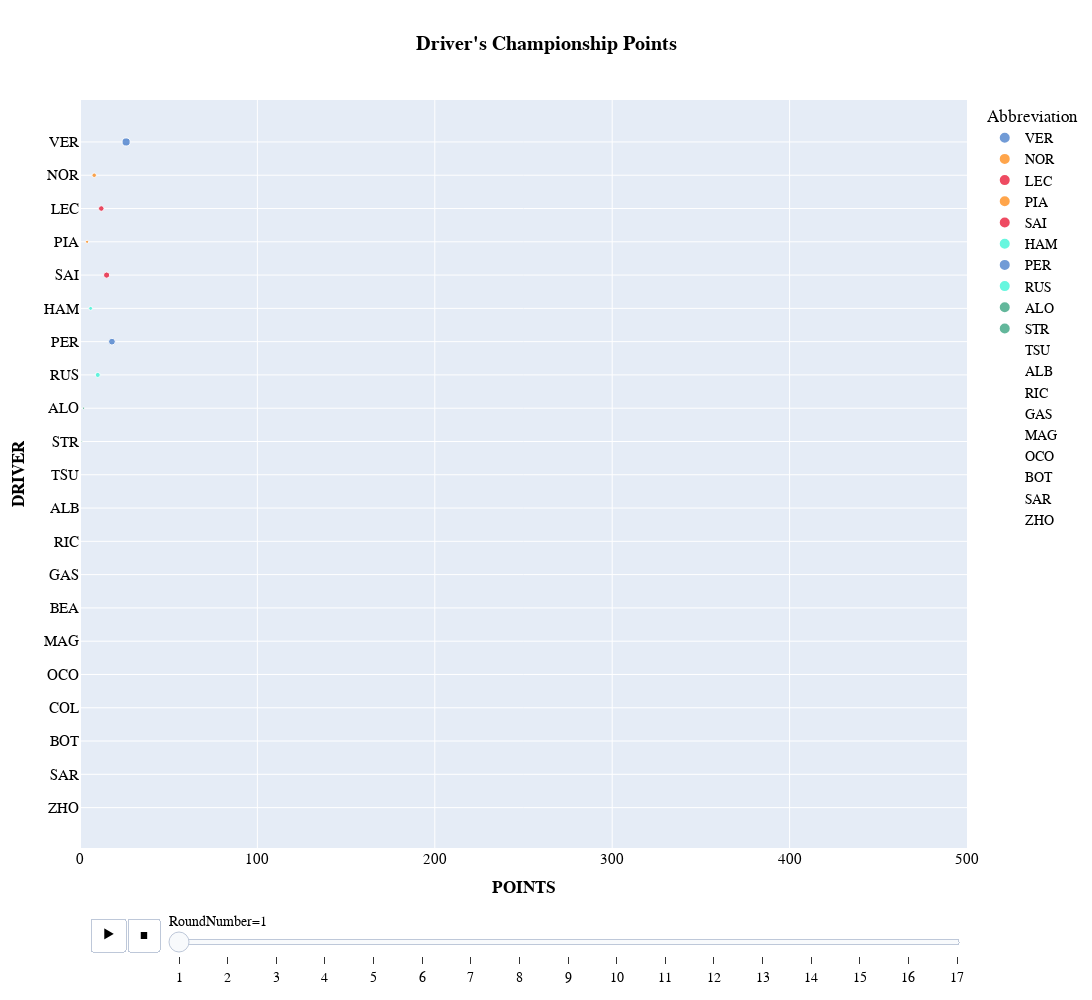

This figure's notebook cell:
### Code cell
fig=px.scatter(
    points_table,
    y="Abbreviation",
    x='cumsum',
    color='Abbreviation',
    # text="cumsum",
    title="<b>Driver's Championship Points</b>",
    height=1000, width=1200,
    animation_frame="RoundNumber",
    animation_group="Abbreviation",
    range_x=[0,500],
    # range_y=[0,500],
    size='cumsum',
    # text='cumsum',

           color_discrete_map={
                 "ALB": "#64C4FF",
                 "ALO": "#229971",
                 "BOT": "#52e252",
                 "GAS": "#0093cc",
                 "HAM": "#27F4D2",
                 "HUL": "#B6BABD",
                 "LEC": "#E80020",
                 "MAG": "#B6BABD",
                 "NOR": "#FF8000",
                 "OCO": "#0093cc",
                 "PER": "#3671C6",
                 "PIA": "#FF8000",
                 "RIC": "#6692FF",
                 "RUS": "#27F4D2",
                 "SAI": "#E80020",
                 "SAR": "#37BEDD",
                 "STR": "#229971",
                 "TSU": "#6692FF",
                 "VER": "#3671C6",
                 "ZHO": "#52e252"
          }
)
fig.update_layout(
    title_x=0.5,
    hoverlabel=dict(
        bgcolor="white",
        font_size=16,
        font_family="PT Sans Narrow"
    ),
    xaxis_title="<b>POINTS</b>",
    yaxis_title="<b>DRIVER</b>",
    yaxis = dict(tickfont = dict(size=15)),
    xaxis = dict(tickfont = dict(size=15)),
    font=dict(
        family="PT Sans Narrow",
        size=14,
        color="Black"
    ),
    title_font_family="PT Sans Narrow"
#  "Arial", "Balto", "Courier New", "Droid Sans", "Droid Serif", "Droid Sans Mono", "Gravitas One", "Old Standard TT", "Open Sans", "Overpass", "PT Sans Narrow", "Raleway", "Times New Roman"
)

fig.show()

### Figure 1 — Plotly figure (JSON) as saved in the notebook; plotly's stock layout.template omitted (floating-point values rounded to 4 significant figures)
{"data": [{"hovertemplate": "Abbreviation=%{y}<br>RoundNumber=1<br>cumsum=%{marker.size}<extra></extra>", "ids": ["VER"], "legendgroup": "VER", "marker": {"color": "#3671C6", "size": [26], "sizemode": "area", "sizeref": 0.7825, "symbol": "circle"}, "mode": "markers", "name": "VER", "orientation": "h", "showlegend": true, "type": "scatter", "x": [26], "xaxis": "x", "y": ["VER"], "yaxis": "y"}, {"hovertemplate": "Abbreviation=%{y}<br>RoundNumber=1<br>cumsum=%{marker.size}<extra></extra>", "ids": ["NOR"], "legendgroup": "NOR", "marker": {"color": "#FF8000", "size": [8], "sizemode": "area", "sizeref": 0.7825, "symbol": "circle"}, "mode": "markers", "name": "NOR", "orientation": "h", "showlegend": true, "type": "scatter", "x": [8], "xaxis": "x", "y": ["NOR"], "yaxis": "y"}, {"hovertemplate": "Abbreviation=%{y}<br>RoundNumber=1<br>cumsum=%{marker.size}<extra></extra>", "ids": ["LEC"], "legendgroup": "LEC", "marker": {"color": "#E80020", "size": [12], "sizemode": "area", "sizeref": 0.7825, "symbol": "circle"}, "mode": "markers", "name": "LEC", "orientation": "h", "showlegend": true, "type": "scatter", "x": [12], "xaxis": "x", "y": ["LEC"], "yaxis": "y"}, {"hovertemplate": "Abbreviation=%{y}<br>RoundNumber=1<br>cumsum=%{marker.size}<extra></extra>", "ids": ["PIA"], "legendgroup": "PIA", "marker": {"color": "#FF8000", "size": [4], "sizemode": "area", "sizeref": 0.7825, "symbol": "circle"}, "mode": "markers", "name": "PIA", "orientation": "h", "showlegend": true, "type": "scatter", "x": [4], "xaxis": "x", "y": ["PIA"], "yaxis": "y"}, {"hovertemplate": "Abbreviation=%{y}<br>RoundNumber=1<br>cumsum=%{marker.size}<extra></extra>", "ids": ["SAI"], "legendgroup": "SAI", "marker": {"color": "#E80020", "size": [15], "sizemode": "area", "sizeref": 0.7825, "symbol": "circle"}, "mode": "markers", "name": "SAI", "orientation": "h", "showlegend": true, "type": "scatter", "x": [15], "xaxis": "x", "y": ["SAI"], "yaxis": "y"}, {"hovertemplate": "Abbreviation=%{y}<br>RoundNumber=1<br>cumsum=%{marker.size}<extra></extra>", "ids": ["HAM"], "legendgroup": "HAM", "marker": {"color": "#27F4D2", "size": [6], "sizemode": "area", "sizeref": 0.7825, "symbol": "circle"}, "mode": "markers", "name": "HAM", "orientation": "h", "showlegend": true, "type": "scatter", "x": [6], "xaxis": "x", "y": ["HAM"], "yaxis": "y"}, {"hovertemplate": "Abbreviation=%{y}<br>RoundNumber=1<br>cumsum=%{marker.size}<extra></extra>", "ids": ["PER"], "legendgroup": "PER", "marker": {"color": "#3671C6", "size": [18], "sizemode": "area", "sizeref": 0.7825, "symbol": "circle"}, "mode": "markers", "name": "PER", "orientation": "h", "showlegend": true, "type": "scatter", "x": [18], "xaxis": "x", "y": ["PER"], "yaxis": "y"}, {"hovertemplate": "Abbreviation=%{y}<br>RoundNumber=1<br>cumsum=%{marker.size}<extra></extra>", "ids": ["RUS"], "legendgroup": "RUS", "marker": {"color": "#27F4D2", "size": [10], "sizemode": "area", "sizeref": 0.7825, "symbol": "circle"}, "mode": "markers", "name": "RUS", "orientation": "h", "showlegend": true, "type": "scatter", "x": [10], "xaxis": "x", "y": ["RUS"], "yaxis": "y"}, {"hovertemplate": "Abbreviation=%{y}<br>RoundNumber=1<br>cumsum=%{marker.size}<extra></extra>", "ids": ["ALO"], "legendgroup": "ALO", "marker": {"color": "#229971", "size": [2], "sizemode": "area", "sizeref": 0.7825, "symbol": "circle"}, "mode": "markers", "name": "ALO", "orientation": "h", "showlegend": true, "type": "scatter", "x": [2], "xaxis": "x", "y": ["ALO"], "yaxis": "y"}, {"hovertemplate": "Abbreviation=%{y}<br>RoundNumber=1<br>cumsum=%{marker.size}<extra></extra>", "ids": ["STR"], "legendgroup": "STR", "marker": {"color": "#229971", "size": [1], "sizemode": "area", "sizeref": 0.7825, "symbol": "circle"}, "mode": "markers", "name": "STR", "orientation": "h", "showlegend": true, "type": "scatter", "x": [1], "xaxis": "x", "y": ["STR"], "yaxis": "y"}, {"hovertemplate": "Abbreviation=%{y}<br>RoundNumber=1<br>cumsum=%{marker.size}<extra></extra>", "ids": ["TSU"], "legendgroup": "TSU", "marker": {"color": "#6692FF", "size": [0], "sizemode": "area", "sizeref": 0.7825, "symbol": "circle"}, "mode": "markers", "name": "TSU", "orientation": "h", "showlegend": true, "type": "scatter", "x": [0], "xaxis": "x", "y": ["TSU"], "yaxis": "y"}, {"hovertemplate": "Abbreviation=%{y}<br>RoundNumber=1<br>cumsum=%{marker.size}<extra></extra>", "ids": ["ALB"], "legendgroup": "ALB", "marker": {"color": "#64C4FF", "size": [0], "sizemode": "area", "sizeref": 0.7825, "symbol": "circle"}, "mode": "markers", "name": "ALB", "orientation": "h", "showlegend": true, "type": "scatter", "x": [0], "xaxis": "x", "y": ["ALB"], "yaxis": "y"}, {"hovertemplate": "Abbreviation=%{y}<br>RoundNumber=1<br>cumsum=%{marker.size}<extra></extra>", "ids": ["RIC"], "legendgroup": "RIC", "marker": {"color": "#6692FF", "size": [0], "sizemode": "area", "sizeref": 0.7825, "symbol": "circle"}, "mode": "markers", "name": "RIC", "orientation": "h", "showlegend": true, "type": "scatter", "x": [0], "xaxis": "x", "y": ["RIC"], "yaxis": "y"}, {"hovertemplate": "Abbreviation=%{y}<br>RoundNumber=1<br>cumsum=%{marker.size}<extra></extra>", "ids": ["GAS"], "legendgroup": "GAS", "marker": {"color": "#0093cc", "size": [0], "sizemode": "area", "sizeref": 0.7825, "symbol": "circle"}, "mode": "markers", "name": "GAS", "orientation": "h", "showlegend": true, "type": "scatter", "x": [0], "xaxis": "x", "y": ["GAS"], "yaxis": "y"}, {"hovertemplate": "Abbreviation=%{y}<br>RoundNumber=1<br>cumsum=%{marker.size}<extra></extra>", "ids": ["MAG"], "legendgroup": "MAG", "marker": {"color": "#B6BABD", "size": [0], "sizemode": "area", "sizeref": 0.7825, "symbol": "circle"}, "mode": "markers", "name": "MAG", "orientation": "h", "showlegend": true, "type": "scatter", "x": [0], "xaxis": "x", "y": ["MAG"], "yaxis": "y"}, {"hovertemplate": "Abbreviation=%{y}<br>RoundNumber=1<br>cumsum=%{marker.size}<extra></extra>", "ids": ["OCO"], "legendgroup": "OCO", "marker": {"color": "#0093cc", "size": [0], "sizemode": "area", "sizeref": 0.7825, "symbol": "circle"}, "mode": "markers", "name": "OCO", "orientation": "h", "showlegend": true, "type": "scatter", "x": [0], "xaxis": "x", "y": ["OCO"], "yaxis": "y"}, {"hovertemplate": "Abbreviation=%{y}<br>RoundNumber=1<br>cumsum=%{marker.size}<extra></extra>", "ids": ["BOT"], "legendgroup": "BOT", "marker": {"color": "#52e252", "size": [0], "sizemode": "area", "sizeref": 0.7825, "symbol": "circle"}, "mode": "markers", "name": "BOT", "orientation": "h", "showlegend": true, "type": "scatter", "x": [0], "xaxis": "x", "y": ["BOT"], "yaxis": "y"}, {"hovertemplate": "Abbreviation=%{y}<br>RoundNumber=1<br>cumsum=%{marker.size}<extra></extra>", "ids": ["SAR"], "legendgroup": "SAR", "marker": {"color": "#37BEDD", "size": [0], "sizemode": "area", "sizeref": 0.7825, "symbol": "circle"}, "mode": "markers", "name": "SAR", "orientation": "h", "showlegend": true, "type": "scatter", "x": [0], "xaxis": "x", "y": ["SAR"], "yaxis": "y"}, {"hovertemplate": "Abbreviation=%{y}<br>RoundNumber=1<br>cumsum=%{marker.size}<extra></extra>", "ids": ["ZHO"], "legendgroup": "ZHO", "marker": {"color": "#52e252", "size": [0], "sizemode": "area", "sizeref": 0.7825, "symbol": "circle"}, "mode": "markers", "name": "ZHO", "orientation": "h", "showlegend": true, "type": "scatter", "x": [0], "xaxis": "x", "y": ["ZHO"], "yaxis": "y"}], "layout": {"font": {"color": "Black", "family": "PT Sans Narrow", "size": 14}, "height": 1000, "hoverlabel": {"bgcolor": "white", "font": {"family": "PT Sans Narrow", "size": 16}}, "legend": {"itemsizing": "constant", "title": {"text": "Abbreviation"}, "tracegroupgap": 0}, "sliders": [{"active": 0, "currentvalue": {"prefix": "RoundNumber="}, "len": 0.9, "pad": {"b": 10, "t": 60}, "steps": [{"args": [["1"], {"frame": {"duration": 0, "redraw": false}, "fromcurrent": true, "mode": "immediate", "transition": {"duration": 0, "easing": "linear"}}], "label": "1", "method": "animate"}, {"args": [["2"], {"frame": {"duration": 0, "redraw": false}, "fromcurrent": true, "mode": "immediate", "transition": {"duration": 0, "easing": "linear"}}], "label": "2", "method": "animate"}, {"args": [["3"], {"frame": {"duration": 0, "redraw": false}, "fromcurrent": true, "mode": "immediate", "transition": {"duration": 0, "easing": "linear"}}], "label": "3", "method": "animate"}, {"args": [["4"], {"frame": {"duration": 0, "redraw": false}, "fromcurrent": true, "mode": "immediate", "transition": {"duration": 0, "easing": "linear"}}], "label": "4", "method": "animate"}, {"args": [["5"], {"frame": {"duration": 0, "redraw": false}, "fromcurrent": true, "mode": "immediate", "transition": {"duration": 0, "easing": "linear"}}], "label": "5", "method": "animate"}, {"args": [["6"], {"frame": {"duration": 0, "redraw": false}, "fromcurrent": true, "mode": "immediate", "transition": {"duration": 0, "easing": "linear"}}], "label": "6", "method": "animate"}, {"args": [["7"], {"frame": {"duration": 0, "redraw": false}, "fromcurrent": true, "mode": "immediate", "transition": {"duration": 0, "easing": "linear"}}], "label": "7", "method": "animate"}, {"args": [["8"], {"frame": {"duration": 0, "redraw": false}, "fromcurrent": true, "mode": "immediate", "transition": {"duration": 0, "easing": "linear"}}], "label": "8", "method": "animate"}, {"args": [["9"], {"frame": {"duration": 0, "redraw": false}, "fromcurrent": true, "mode": "immediate", "transition": {"duration": 0, "easing": "linear"}}], "label": "9", "method": "animate"}, {"args": [["10"], {"frame": {"duration": 0, "redraw": false}, "fromcurrent": true, "mode": "immediate", "transition": {"duration": 0, "easing": "linear"}}], "label": "10", "method": "animate"}, {"args": [["11"], {"frame": {"duration": 0, "redraw": false}, "fromcurrent": true, "mode": "immediate", "transition": {"duration": 0, "easing": "linear"}}], "label": "11", "method": "animate"}, {"args": [["12"], {"frame": {"duration": 0, "redraw": false}, "fromcurrent": true, "mode": "immediate", "transition": {"duration": 0, "easing": "linear"}}], "label": "12", "method": "animate"}, {"args": [["13"], {"frame": {"duration": 0, "redraw": false}, "fromcurrent": true, "mode": "immediate", "transition": {"duration": 0, "easing": "linear"}}], "label": "13", "method": "animate"}, {"args": [["14"], {"frame": {"duration": 0, "redraw": false}, "fromcurrent": true, "mode": "immediate", "transition": {"duration": 0, "easing": "linear"}}], "label": "14", "method": "animate"}, {"args": [["15"], {"frame": {"duration": 0, "redraw": false}, "fromcurrent": true, "mode": "immediate", "transition": {"duration": 0, "easing": "linear"}}], "label": "15", "method": "animate"}, {"args": [["16"], {"frame": {"duration": 0, "redraw": false}, "fromcurrent": true, "mode": "immediate", "transition": {"duration": 0, "easing": "linear"}}], "label": "16", "method": "animate"}, {"args": [["17"], {"frame": {"duration": 0, "redraw": false}, "fromcurrent": true, "mode": "immediate", "transition": {"duration": 0, "easing": "linear"}}], "label": "17", "method": "animate"}], "x": 0.1, "xanchor": "left", "y": 0, "yanchor": "top"}], "title": {"font": {"family": "PT Sans Narrow"}, "text": "<b>Driver's Championship Points</b>", "x": 0.5}, "updatemenus": [{"buttons": [{"args": [null, {"frame": {"duration": 500, "redraw": false}, "fromcurrent": true, "mode": "immediate", "transition": {"duration": 500, "easing": "linear"}}], "label": "&#9654;", "method": "animate"}, {"args": [[null], {"frame": {"duration": 0, "redraw": false}, "fromcurrent": true, "mode": "immediate", "transition": {"duration": 0, "easing": "linear"}}], "label": "&#9724;", "method": "animate"}], "direction": "left", "pad": {"r": 10, "t": 70}, "showactive": false, "type": "buttons", "x": 0.1, "xanchor": "right", "y": 0, "yanchor": "top"}], "width": 1200, "xaxis": {"anchor": "y", "domain": [0, 1], "range": [0, 500], "tickfont": {"size": 15}, "title": {"text": "<b>POINTS</b>"}}, "yaxis": {"anchor": "x", "categoryarray": ["ZHO", "SAR", "BOT", "COL", "OCO", "MAG", "BEA", "GAS", "RIC", "ALB", "TSU", "STR", "ALO", "RUS", "PER", "HAM", "SAI", "PIA", "LEC", "NOR", "VER"], "categoryorder": "array", "domain": [0, 1], "tickfont": {"size": 15}, "title": {"text": "<b>DRIVER</b>"}}}}
